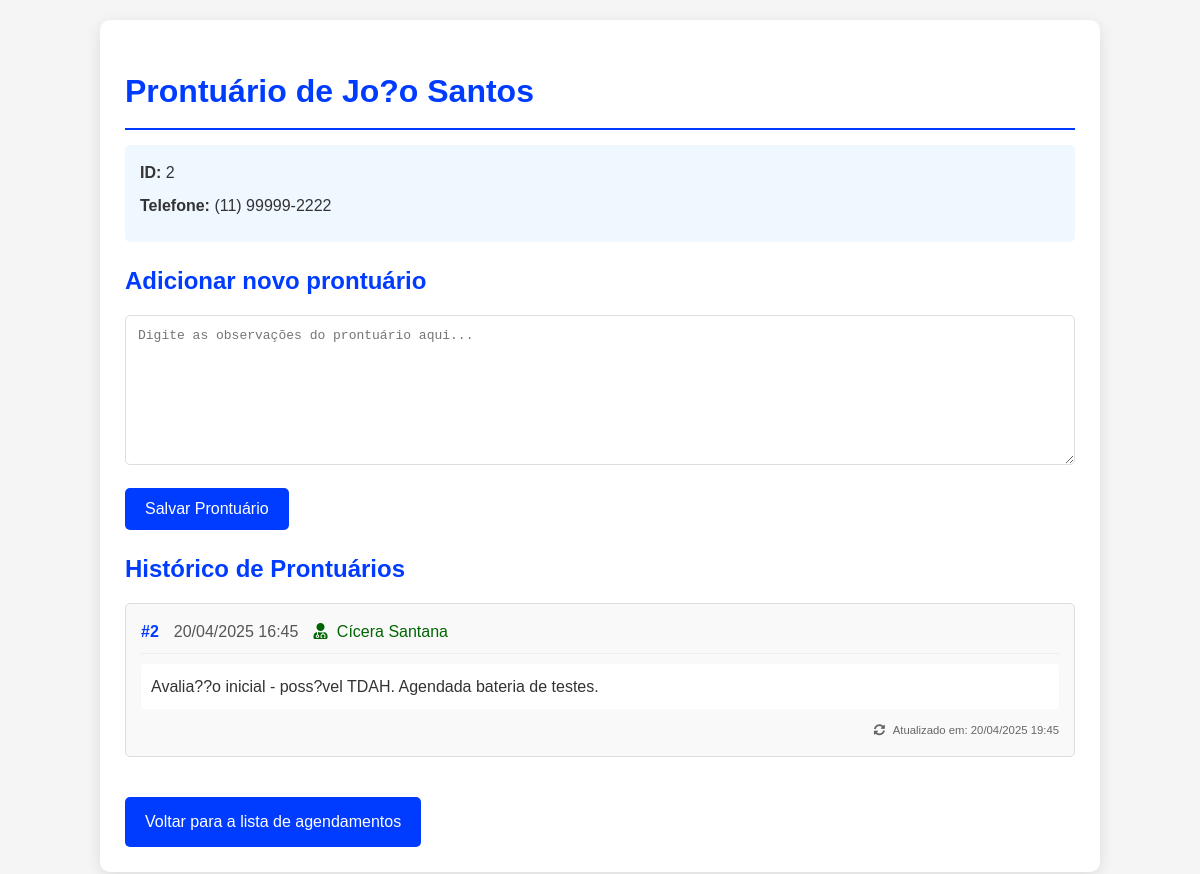
/prontuario.php?id_paciente=2 (signed in), run on the app's committed database.
### tables this page shows
CREATE TABLE `pacientes` (
  `id` int(11) NOT NULL,
  `nome` varchar(100) NOT NULL,
  `telefone` varchar(20) DEFAULT NULL,
  `email` varchar(100) DEFAULT NULL,
  `data_nascimento` date DEFAULT NULL,
  `created_at` timestamp NOT NULL DEFAULT current_timestamp()
);

CREATE TABLE `prontuarios` (
  `id_prontuario` int(11) NOT NULL,
  `data_criacao` datetime DEFAULT current_timestamp(),
  `id_paciente` int(11) NOT NULL,
  `id_profissional` int(11) NOT NULL,
  `observacoes` text DEFAULT NULL,
  `data_atualizacao` timestamp NOT NULL DEFAULT current_timestamp() ON UPDATE current_timestamp()
);

CREATE TABLE `profissionais` (
  `id` int(11) NOT NULL,
  `nome` varchar(100) NOT NULL,
  `usuario` varchar(50) NOT NULL,
  `senha` varchar(255) NOT NULL,
  `especialidade` varchar(100) DEFAULT NULL,
  `created_at` timestamp NOT NULL DEFAULT current_timestamp()
);

### prontuario.php (the view, shortened to what this page needs)
<?php
require 'includes/conexao.php';
$pdo->exec("SET NAMES 'utf8mb4'");
$pdo->exec("SET CHARACTER SET utf8mb4");
$pdo->exec("SET COLLATION_CONNECTION = 'utf8mb4_unicode_ci'");
$id_paciente = filter_input(INPUT_GET, 'id_paciente', FILTER_VALIDATE_INT, [
    'options' => ['min_range' => 1]
]);
try {
    $stmt = $pdo->prepare("SELECT id, nome, email, telefone, data_nascimento FROM pacientes WHERE id = ?");
    $stmt->execute([$id_paciente]);
    $paciente = $stmt->fetch(PDO::FETCH_ASSOC);
    $stmt = $pdo->prepare("
        SELECT p.id_prontuario, p.data_criacao, p.observacoes, p.data_atualizacao,
               ps.nome as profissional_nome
        FROM prontuarios p
        LEFT JOIN profissionais ps ON p.id_profissional = ps.id
        WHERE p.id_paciente = ?
        ORDER BY p.data_criacao DESC
    ");
    $stmt->execute([$id_paciente]);
    $prontuarios = $stmt->fetchAll(PDO::FETCH_ASSOC);
} catch (PDOException $e) {
    error_log("[" . date('Y-m-d H:i:s') . "] Erro no prontuário: " . $e->getMessage() . " em " . $e->getFile() . " linha " . $e->getLine());
    $erro = "Erro no sistema. Por favor, tente mais tarde. Código: " . uniqid();
}
?>
<!DOCTYPE html>
<html lang="pt-BR">
<head>
    <link rel="stylesheet" href="https://cdnjs.cloudflare.com/ajax/libs/font-awesome/5.15.4/css/all.min.css">
</head>
<body>
    <div class="container">
        <h1>Prontuário de <?= htmlspecialchars($paciente['nome'] ?? 'Paciente', ENT_QUOTES, 'UTF-8') ?></h1>
        <div class="paciente-info">
            <div class="info-item"><strong>ID:</strong> <?= htmlspecialchars($paciente['id'] ?? '', ENT_QUOTES, 'UTF-8') ?></div>
            <?php if (!empty($paciente['telefone'])): ?>
                <div class="info-item"><strong>Telefone:</strong> <?= htmlspecialchars($paciente['telefone'], ENT_QUOTES, 'UTF-8') ?></div>
            <?php endif; ?>
        </div>
        <h2>Adicionar novo prontuário</h2>
        <form method="POST" action="">
            <textarea name="observacoes" placeholder="Digite as observações do prontuário aqui..."
                     required rows="6"><?= isset($_POST['observacoes']) ? htmlspecialchars($_POST['observacoes'], ENT_QUOTES, 'UTF-8') : '' ?></textarea>
            <button type="submit" name="adicionar_prontuario" class="btn">Salvar Prontuário</button>
        </form>
        <h2>Histórico de Prontuários</h2>
        <?php if (!empty($prontuarios)): ?>
            <?php foreach ($prontuarios as $prontuario): ?>
                <div class="prontuario-item">
                    <div class="prontuario-header">
                        <span class="prontuario-id">#<?= htmlspecialchars($prontuario['id_prontuario'], ENT_QUOTES, 'UTF-8') ?></span>
                        <span class="prontuario-date">
                            <?= date('d/m/Y H:i', strtotime($prontuario['data_criacao'])) ?>
                        </span>
                        <?php if (!empty($prontuario['profissional_nome'])): ?>
                            <span class="prontuario-professional">
                                <i class="fas fa-user-md"></i> <?= htmlspecialchars($prontuario['profissional_nome'], ENT_QUOTES, 'UTF-8') ?>
                            </span>
                        <?php endif; ?>
                    </div>
                    <div class="prontuario-content">
                        <?= nl2br(htmlspecialchars($prontuario['observacoes'], ENT_QUOTES, 'UTF-8')) ?>
                    </div>
                    <?php if ($prontuario['data_criacao'] != $prontuario['data_atualizacao']): ?>
                        <div class="prontuario-footer">
                            <small>
                                <i class="fas fa-sync-alt"></i> Atualizado em:
                                <?= date('d/m/Y H:i', strtotime($prontuario['data_atualizacao'])) ?>
                            </small>
                        </div>
                    <?php endif; ?>
                </div>
            <?php endforeach; ?>
        <?php else: ?>
            <div class="alert info">
                <i class="fas fa-info-circle"></i> Nenhum prontuário registrado para este paciente.
            </div>
        <?php endif; ?>
        <a href="sistema.php" class="btn voltar-btn">Voltar para a lista de agendamentos</a>
    </div>
</body>
</html>

### prontuario.php (style rules this page uses)
* { box-sizing: border-box; }
body { font-family: 'Arial', sans-serif; margin: 0; padding: 20px; background-color: #f5f5f5; color: #333; line-height: 1.6; }
.container { max-width: 1000px; margin: 0 auto; background: white; padding: 25px; border-radius: 10px; box-shadow: 0 4px 15px rgba(0, 0, 0, 0.1); }
h1, h2 { color: #003cff; margin-bottom: 15px; }
h1 { border-bottom: 2px solid #003cff; padding-bottom: 10px; }
.prontuario-item { margin-bottom: 20px; padding: 15px; border: 1px solid #ddd; border-radius: 5px; background-color: #f9f9f9; }
.prontuario-header { display: flex; flex-wrap: wrap; gap: 15px; align-items: center; margin-bottom: 10px; padding-bottom: 8px; border-bottom: 1px solid #eee; }
.prontuario-content { padding: 10px; background: white; border-radius: 4px; }
.prontuario-footer { margin-top: 10px; font-size: 0.85em; color: #666; text-align: right; }
.prontuario-id { font-weight: bold; color: #003cff; }
.prontuario-date { color: #555; }
.prontuario-professional { color: #006400; }
textarea { width: 100%; padding: 12px; border: 1px solid #ddd; border-radius: 5px; font-size: 1em; min-height: 150px; margin-bottom: 15px; }
.btn { background-color: #003cff; color: white; border: none; padding: 12px 20px; border-radius: 5px; cursor: pointer; font-size: 1em; transition: all 0.3s ease; display: inline-block; text-decoration: none; }
.voltar-btn { margin-top: 20px; display: inline-block; }
.paciente-info { background: #f0f8ff; padding: 15px; border-radius: 5px; margin-bottom: 20px; }
.info-item { margin-bottom: 8px; }
.fas { margin-right: 5px; }

### data on the page
pacientes: nome "Jo?o Santos", id "2", telefone "(11) 99999-2222"
prontuarios: id_prontuario "2", data_criacao "20/04/2025 16:45", id_profissional.nome "Cícera Santana", observacoes "Avalia??o inicial - poss?vel TDAH. Agendada bateria de testes.", data_atualizacao "20/04/2025 19:45"
